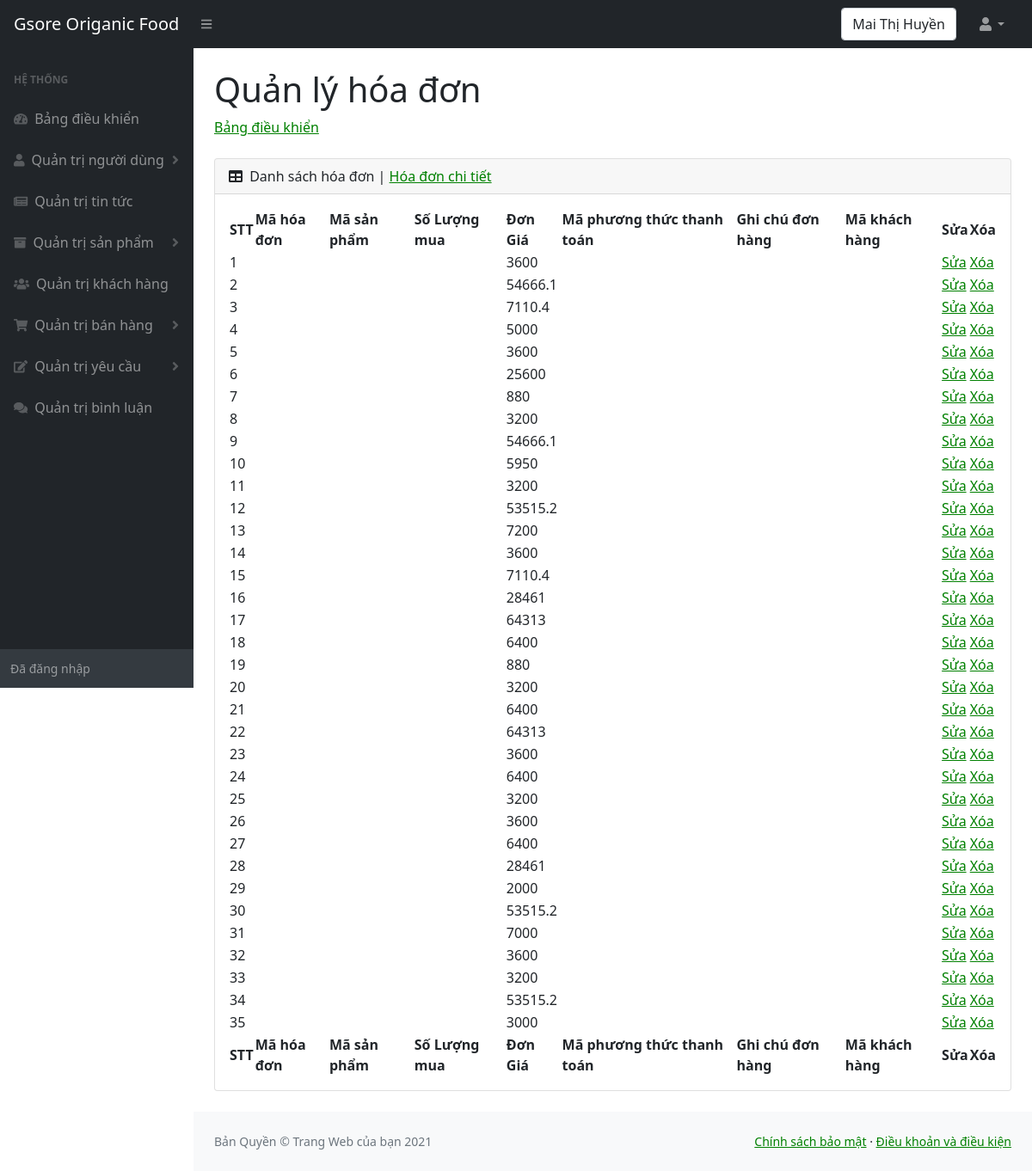
Page /admin/hoadonchitiet.php (signed in) on the committed database.
### tables this page shows
CREATE TABLE `chitiethoadon` (
  `mahoadon` int(10) NOT NULL,
  `masanpham` int(10) NOT NULL,
  `soluongmua` int(15) NOT NULL,
  `dongia` float NOT NULL,
  `maphuongthucthanhtoan` int(11) NOT NULL,
  `ghichudonhang` text DEFAULT NULL,
  `makhachdathang` int(11) NOT NULL
);

### admin/hoadonchitiet.php (the view, shortened to what this page needs)
<!DOCTYPE html>
<html lang="en">
    <head>
        <link href="https://cdn.jsdelivr.net/npm/simple-datatables@latest/dist/style.css" rel="stylesheet" />
        <link href="css/styles.css" rel="stylesheet" />
    </head>
    <body class="sb-nav-fixed">
        <nav class="sb-topnav navbar navbar-expand navbar-dark bg-dark">
            <a class="navbar-brand ps-3" href="../index.php">Gsore Origanic Food </a>
            <button class="btn btn-link btn-sm order-1 order-lg-0 me-4 me-lg-0" id="sidebarToggle" href="#!"><i class="fas fa-bars"></i></button>
            <form class="d-none d-md-inline-block form-inline ms-auto me-0 me-md-3 my-2 my-md-0">
                <div class="input-group">
                  <div class="form-control"><?php  echo $_SESSION['ten_nguoi_dung'];?>  </div>
                </div>
            </form>
            <ul class="navbar-nav ms-auto ms-md-0 me-3 me-lg-4">
                <li class="nav-item dropdown">
                    <a class="nav-link dropdown-toggle" id="navbarDropdown" href="#" role="button" data-bs-toggle="dropdown" aria-expanded="false"><i class="fas fa-user fa-fw"></i></a>
                </li>
            </ul>
        </nav>
        <div id="layoutSidenav">
        <div id="layoutSidenav_nav" >
                <nav class="sb-sidenav accordion sb-sidenav-dark" id="sidenavAccordion">
                    <div class="sb-sidenav-menu">
                        <div class="nav">
                            <div class="sb-sidenav-menu-heading">Hệ thống</div>
                            <a class="nav-link" href="index.php">
                                <div class="sb-nav-link-icon"><i class="fas fa-tachometer-alt"></i></div>
                                Bảng điều khiển
                            </a>
                            <a class="nav-link collapsed" href="nguoidung.php" data-bs-toggle="collapse" data-bs-target="#collapseOne" aria-expanded="false" aria-controls="collapseOne">
                                <div class="sb-nav-link-icon"><i class="fas fa-user"></i></div>
                                Quản trị người dùng
                                <div class="sb-sidenav-collapse-arrow"><i class="fas fa-angle-down"></i></div>
                            </a>
                            <a class="nav-link" href="tintuc.php">
                                <div class="sb-nav-link-icon"><i class="fas fa-newspaper"></i></div>
                                    Quản trị tin tức
                            </a>
                            <a class="nav-link collapsed" href="#" data-bs-toggle="collapse" data-bs-target="#collapseTwo" aria-expanded="false" aria-controls="collapseTwo">
                                <div class="sb-nav-link-icon"><i class="fas fa-archive"></i></div>
                                Quản trị sản phẩm
                                <div class="sb-sidenav-collapse-arrow"><i class="fas fa-angle-down"></i></div>
                            </a>
                            <a class="nav-link" href="khachhang.php">
                                <div class="sb-nav-link-icon"><i class="fas fa-users"></i></div>
                                Quản trị khách hàng
                            </a>
                            <a class="nav-link collapsed" href="#" data-bs-toggle="collapse" data-bs-target="#collapseThree" aria-expanded="false" aria-controls="collapseThree">
                                <div class="sb-nav-link-icon"><i class="fas fa-shopping-cart"></i></div>
                                Quản trị bán hàng
                                <div class="sb-sidenav-collapse-arrow"><i class="fas fa-angle-down"></i></div>
                            </a>
                            <a class="nav-link collapsed" href="#" data-bs-toggle="collapse" data-bs-target="#collapseFour" aria-expanded="false" aria-controls="collapseFour">
                                <div class="sb-nav-link-icon"><i class="fas fa-edit"></i></div>
                                Quản trị yêu cầu
                                <div class="sb-sidenav-collapse-arrow"><i class="fas fa-angle-down"></i></div>
                            </a>
                            <a class="nav-link" href="binhluan.php">
                                <div class="sb-nav-link-icon"><i class="fas fa-comments"></i></div>
                                Quản trị bình luận
                            </a>
                        </div>
                    </div>
                    <div class="sb-sidenav-footer">
                        <div class="small">Đã đăng nhập</div>
                    </div>
                </nav>
            </div>
            <div id="layoutSidenav_content">
                <main>
                    <div class="container-fluid px-4">
                        <h1 class="mt-4">Quản lý hóa đơn</h1>
                        <ol class="breadcrumb mb-4">
                            <li class="breadcrumb-item"><a href="index.php">Bảng điều khiển</a></li>
                        </ol>
                        <div class="card mb-4">
                            <div class="card-header">
                                <i class="fas fa-table me-1"></i>
                                Danh sách hóa đơn | <a href="hoadonchitiet.php">Hóa đơn chi tiết</a>
                            </div>
                            <div class="card-body">
                                <table id="datatablesSimple">
                                    <thead>
                                        <tr>
                                            <th>STT</th>
                                            <th>Mã hóa đơn</th>
                                            <th>Mã sản phẩm</th>
                                            <th>Số Lượng mua</th>
                                            <th>Đơn Giá</th>
                                            <th>Mã phương thức thanh toán</th>
                                            <th>Ghi chú đơn hàng</th>
                                            <th>Mã khách hàng</th>
                                            <th>Sửa</th>
                                            <th>Xóa</th>
                                        </tr>
                                    </thead>
                                    <tfoot>
                                        <tr>
                                        <th>STT</th>
                                            <th>Mã hóa đơn</th>
                                            <th>Mã sản phẩm</th>
                                            <th>Số Lượng mua</th>
                                            <th>Đơn Giá</th>
                                            <th>Mã phương thức thanh toán</th>
                                            <th>Ghi chú đơn hàng</th>
                                            <th>Mã khách hàng</th>
                                            <th>Sửa</th>
                                            <th>Xóa</th>
                                        </tr>
                                    </tfoot>
                                    <tbody>
                                    <?php
                                        include("../config.php");
                                        $sql = "
                                                  SELECT *
                                                  FROM chitiethoadon
                                                  ORDER BY mahoadon  DESC
                                        ";
                                        $san_pham = mysqli_query($ket_noi, $sql);
                                        $i=0;
                                        while ($row = mysqli_fetch_array($san_pham)) {
                                            $i++;
                                    ;?>
                                        <tr>
                                            <td><?php echo $i;?></td>
                                            <td><?php echo $row["tensanpham"];?></td>
                                            <td><?php echo $row["maloaisanpham"];?></td>
                                            <td><?php echo $row["soluong"];?></td>
                                            <td><?php echo $row["dongia"];?></td>
                                            <td><?php echo $row["mota"];?></td>
                                            <td><?php echo $row["manhacungcap"];?></td>
                                            <td><?php echo $row["makhuyenmai"];?></td>
                                            <td><a href="sanphamsua.php?id=<?php echo $row["masanpham"];?>">Sửa</a></td>
                                            <td><a href="sanphamxoa.php?id=<?php echo $row["masanpham"];?>">Xóa</a></td>
                                        </tr>
                                    <?php
                                        }
                                    ;?>
                                    </tbody>
                                </table>
                            </div>
                        </div>
                    </div>
                </main>
                <footer  class="py-4 bg-light mt-auto" >
                    <div class="container-fluid px-4">
                        <div class="d-flex align-items-center justify-content-between small">
                            <div class="text-muted">Bản Quyền &copy; Trang Web của bạn 2021</div>
                            <div>
                                <a href="chinhsachbaomat.php">Chính sách bảo mật</a>
                                &middot;
                                <a href="chinhsachbaomat.php">Điều khoản và điều kiện</a>
                            </div>
                        </div>
                    </div>
                </footer>
            </div>
        </div>
    </body>
</html>

### rows in the picture
chitiethoadon: dongia "3600"
chitiethoadon: dongia "54666.1"
chitiethoadon: dongia "7110.4"
chitiethoadon: dongia "5000"
chitiethoadon: dongia "3600"
chitiethoadon: dongia "25600"
chitiethoadon: dongia "880"
chitiethoadon: dongia "3200"
chitiethoadon: dongia "54666.1"
chitiethoadon: dongia "5950"
chitiethoadon: dongia "3200"
chitiethoadon: dongia "53515.2"
chitiethoadon: dongia "7200"
chitiethoadon: dongia "3600"
chitiethoadon: dongia "7110.4"
chitiethoadon: dongia "28461"
chitiethoadon: dongia "64313"
chitiethoadon: dongia "6400"
chitiethoadon: dongia "880"
chitiethoadon: dongia "3200"
chitiethoadon: dongia "6400"
chitiethoadon: dongia "64313"
chitiethoadon: dongia "3600"
chitiethoadon: dongia "6400"
chitiethoadon: dongia "3200"
chitiethoadon: dongia "3600"
chitiethoadon: dongia "6400"
chitiethoadon: dongia "28461"
chitiethoadon: dongia "2000"
chitiethoadon: dongia "53515.2"
chitiethoadon: dongia "7000"
chitiethoadon: dongia "3600"
chitiethoadon: dongia "3200"
chitiethoadon: dongia "53515.2"
chitiethoadon: dongia "3000"

### other values in the picture
$_SESSION['ten_nguoi_dung'] "Mai Thị Huyền"
